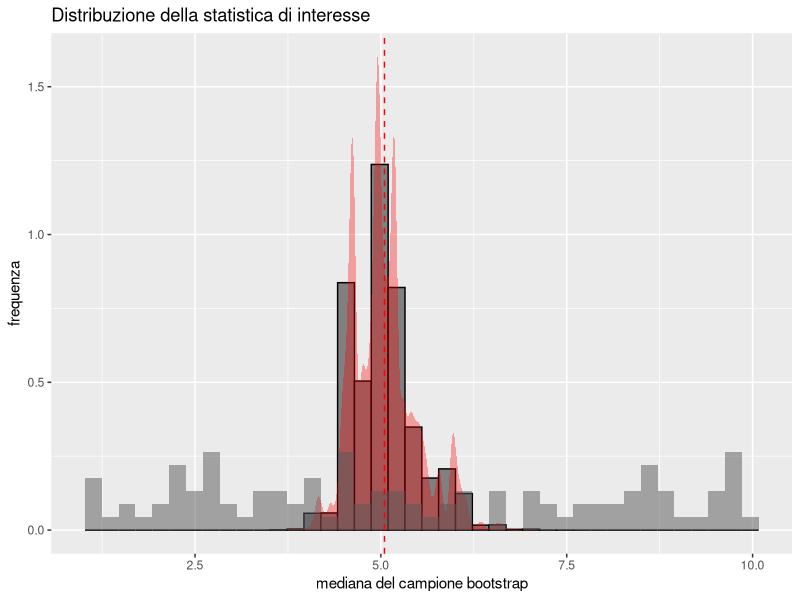
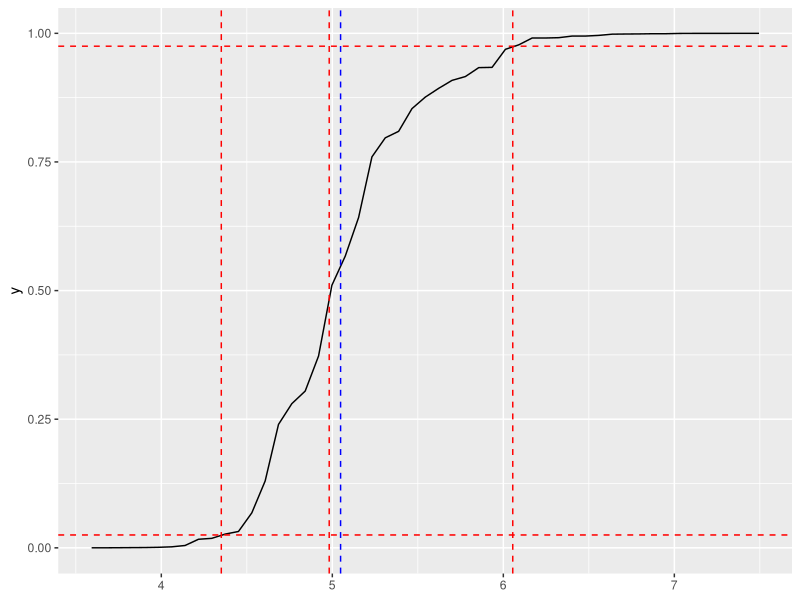
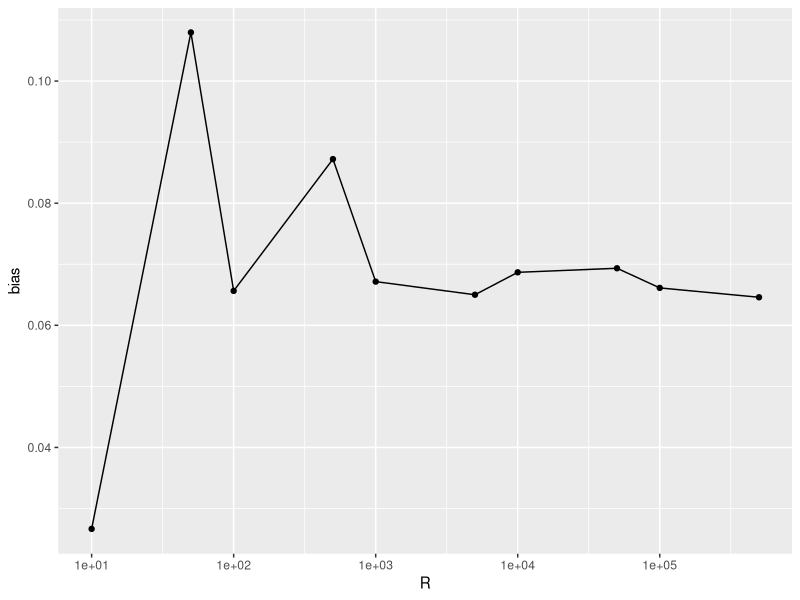
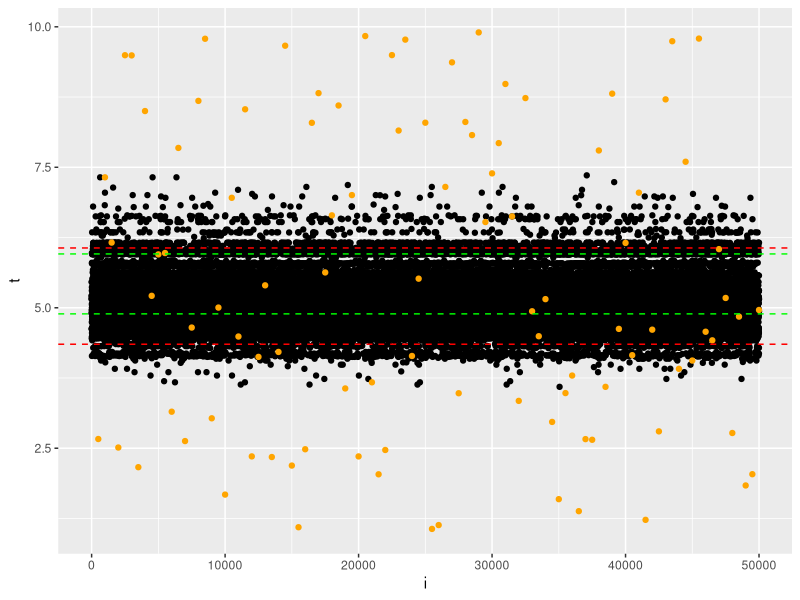
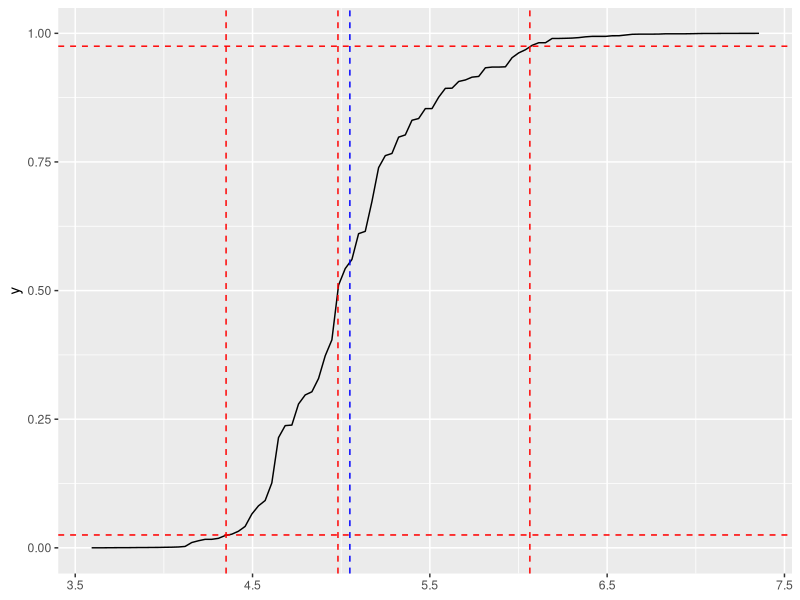
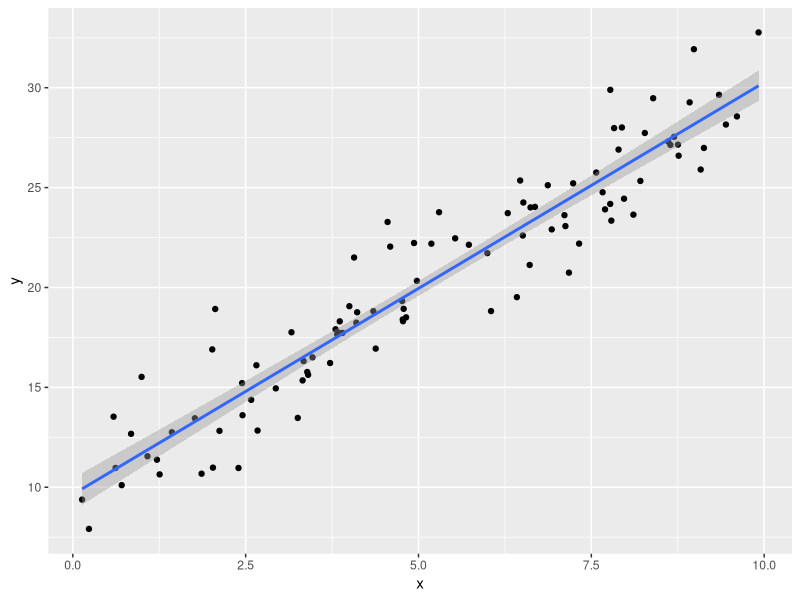
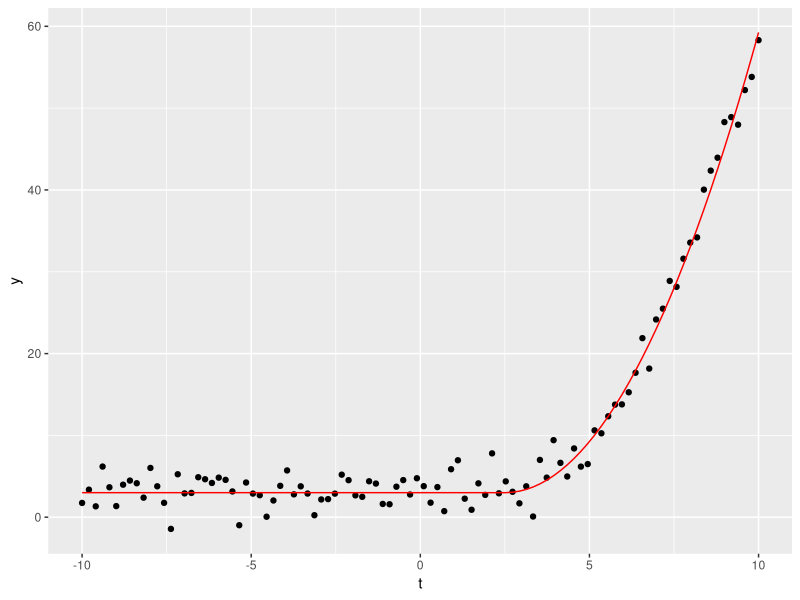
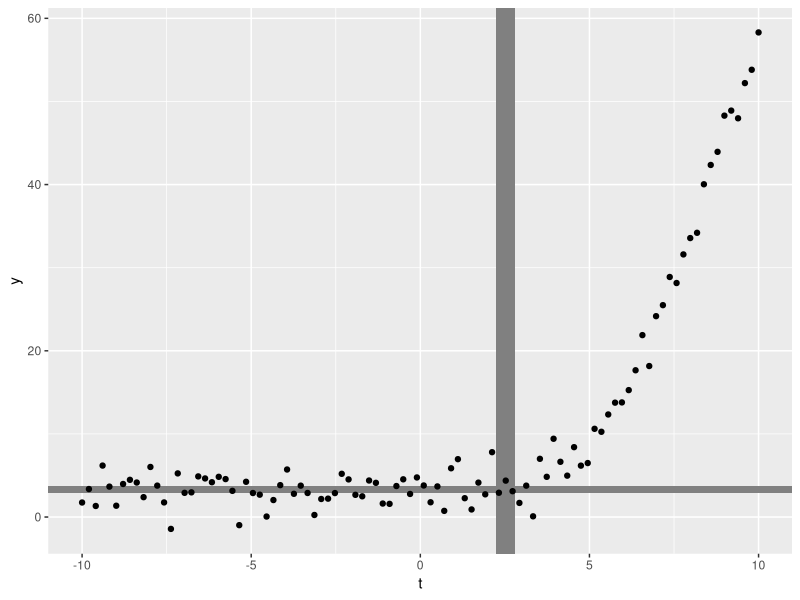

R code for these plots, in order:
## ---- chunk 1
knitr::opts_chunk$set(
  echo = TRUE,
  fig.align = "center",
  fig.dim = c(8, 5), # rapporto L/H figure
  out.width="10cm"   # dimensioni effettive figure
)

library(tidyverse)
library(boot)
## ---- chunk 2
set.seed(2)
x <- runif(100, 1, 10)
B <- 50000
df <- tibble(
  i = 1:B,
  theta_star = replicate(B, median(sample(x, replace = TRUE)))
)

df %>% 
  ggplot(aes(x=theta_star, y=after_stat(density))) + 
  geom_histogram(bins=40, color="black", fill=gray(0.5)) + 
  geom_density(color=NA, fill="red", alpha=1/3) + 

  geom_histogram(data=tibble(x=x), aes(x=x), alpha=0.5, bins=40) +
  geom_vline(xintercept=mean(df$theta_star), color="red", linetype=2) + 
  labs(
    title = "Distribuzione della statistica di interesse",
    x = "mediana del campione bootstrap",
    y = "frequenza"
  )
## ---- chunk 3
ggplot() + 
  geom_function(fun=ecdf(df$theta_star), xlim=range(df$theta_star), n=51) +
  geom_hline(yintercept = c(0.025, 0.975), linetype=2, color="red") +
  geom_vline(xintercept = quantile(df$theta_star, c(0.025, 0.5, 0.975)), linetype=2, color="red") +
  geom_vline(xintercept = mean(df$theta_star), color="blue", linetype=2) 
## ---- chunk 4
quantile(df$theta_star, c(0.025, 0.5, 0.975))
mean(df$theta_star)
mean(x)
## ---- chunk 5
set.seed(1)
data.b <- boot(
  x,
  statistic = \(sample, i) median( sample[i] ),
  R = B
)

data.b
## ---- chunk 6
mean(data.b$t) - data.b$t0
## ---- chunk 7
sd(data.b$t)
## ---- chunk 8
# inizializzo una tibble
bias <- tibble(R=NA, bias=NA)
# ripeto il boot per una sequenza crescente di valori di R:
for (r in c(10, 50, 100, 500, 1000, 5000, 10000, 50000, 100000, 500000)) {
  d.b <- boot(x, statistic = \(sample, i) median( sample[i] ), R = r)
  b <- mean(d.b$t) - d.b$t0
  bias <- bias %>% add_case(R=r, bias=b)
} 
bias <- slice_tail(bias, n=-1) # Rimuovo la prima riga che contiene NA
## ---- chunk 9
bias %>% 
  ggplot(aes(x=R, y=bias)) + 
  geom_line() + 
  geom_point() + 
  scale_x_log10()
## ---- chunk 10
(data.ci <- boot.ci(data.b, conf=0.95, type="perc"))
## ---- chunk 11
(data.tt <- t.test(x))
## ---- chunk 12
ci <- data.ci$percent[4:5]
ci.tt <- data.tt$conf.int


tibble(
  i = 1:B,
  t = data.b$t
) %>% 
  ggplot(aes(x = i, y = t)) + 
  geom_point() + 
  geom_point(data=tibble(i=1:100 * 500, t=x), color="orange") +
  geom_hline(yintercept=ci.tt, color="green", linetype=2) +
  geom_hline(yintercept=ci, color="red", linetype=2) 
## ---- chunk 13
ggplot() + 
  geom_function(fun=ecdf(data.b$t), xlim=range(data.b$t)) +
  geom_hline(yintercept = c(0.025, 0.975), linetype=2, color="red") +
  geom_vline(xintercept = quantile(data.b$t, c(0.025, 0.5, 0.975)), linetype=2, color="red") +
  geom_vline(xintercept = mean(data.b$t), color="blue", linetype=2) 
## ---- chunk 14
set.seed(1)
k <- c(a=10, b=2)
N <- 100
data <- tibble(
  x = runif(N, 0, 10),
  y = k["a"] + k["b"] * x + rnorm(N, sd=2)
)

data %>% 
  ggplot(aes(x=x, y=y)) + 
  geom_point() + 
  geom_smooth(method="lm", formula=y~x)
## ---- chunk 15
lm(y~x, data=data) %>% coef()
## ---- chunk 16
linfit <- function(data) {
  N <- length(data$x)
  A <- matrix(c(rep(1, N), data$x), nrow=N, byrow=F)
  res <- as.vector(MASS::ginv(A) %*% data$y)
  names(res) <- c("a", "b")
  return(res)
}
linfit(data)
## ---- chunk 17
data.b <- boot(
  data,
  statistic = \(x, i) linfit(x[i,]),
  R = 10000
)
data.b
## ---- chunk 18
boot.ci(data.b, type="perc", index=1) # c.i. per a
boot.ci(data.b, type="perc", index=2) # c.i. per b
## ---- chunk 19
f <- function(t, t0=0, bias=0, a=1) {
  b <-  -2 * a * t0
  c <- bias + a * t0^2
  y <- a * t^2 + b*t + c
  return(ifelse(t < t0, bias, y))
}
## ---- chunk 20
set.seed(1)
contact <- 2.5
bias <- 3
a <- 1

data <- tibble(
  t = seq(-10, 10, length.out=100),
  yn = f(t, contact, bias, a),
  y = yn + rnorm(length(t), sd=2)
)

data %>% 
  ggplot(aes(x=t, y=y)) + 
  geom_point() + 
  geom_line(aes(y=yn), color="red")

## ---- chunk 21
fit <- nls(
  y~f(t, t0, b, a), 
  data=data, 
  start=list(
    t0 = 0,
    b = 0,
    a = 1
  ))

summary(fit)
## ---- chunk 22
coef(fit)
## ---- chunk 23
stats <- function(data) {
  fit <- nls(
  y~f(t, t0, b, a), 
  data=data, 
  start=list(
    t0 = 0,
    b = 0,
    a = 1
  ))
  return(coef(fit))
}

stats(data)
## ---- chunk 24
data.b = boot(data, R=10000, statistic = \(x, i) stats(x[i,]) )
ci <- list(
  t0 = boot.ci(data.b, type="perc", index=1)$percent[4:5],
  bias = boot.ci(data.b, type="perc", index=2)$percent[4:5],
  a = boot.ci(data.b, type="perc", index=3)$percent[4:5]
)
ci
## ---- chunk 25
data %>% 
  ggplot(aes(x=t, y=y)) + 
  geom_rect(
    xmin=ci$t0[1], 
    xmax=ci$t0[2], 
    ymin=-Inf, 
    ymax=Inf, 
    fill=gray(1/2)
  ) +
  geom_rect(
    xmin=-Inf, 
    xmax=Inf, 
    ymin=ci$bias[1], 
    ymax=ci$bias[2], 
    fill=gray(1/2)
  ) +
  geom_point()
## ---- chunk 26
f_conf <- function(t, f, ci) {
  df <- expand.grid(ci) %>% 
    mutate(f = f(t, t0, bias, a))
  return(list(lwr = min(df$f), upr = max(df$f)))
}
## ---- chunk 27
data %>% 
  mutate(rng = map(t, ~ f_conf(., f, ci))) %>% 
  head()
## ---- chunk 28
data %>% 
  mutate(rng = map(t, ~ f_conf(., f, ci))) %>%
  unnest_wider(rng) %>% 
  head()
## ---- chunk 29
data %>% 
  mutate(rng = map(t, ~ f_conf(., f, ci))) %>%
  unnest_wider(rng) %>% 
  ggplot(aes(x=t, y=y)) + 
  geom_point() + 
  geom_line(aes(y=yn)) + 
  geom_ribbon(aes(ymin=lwr, ymax=upr), alpha=1/2)
